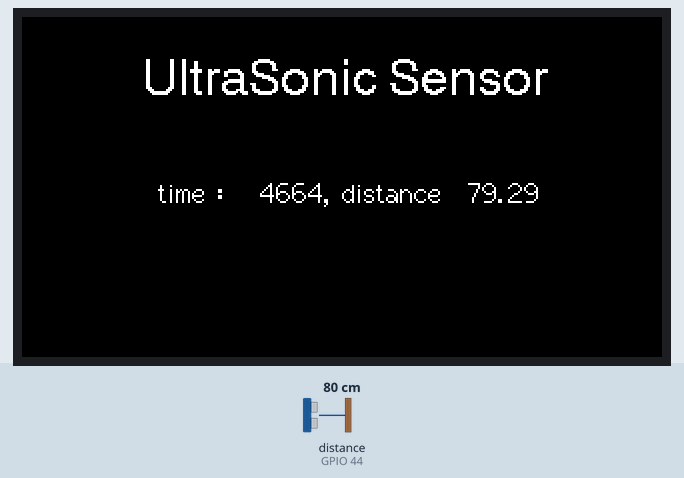
A program run on a simulated ESP32-S3. Parts: 320×170 colour display. Wiring (inferred from the names in the program): ultrasonic range finder: trigger GPIO 43; echo GPIO 44. The test bench sets the inputs (shaded band); at power-on: distance to the obstacle (sensor on GPIO 44) 80 cm. The echo pulse lasts 58.3 µs per cm; what the program prints to the serial monitor is not drawn.

Above: at 1.4 s.
1.5 s: distance to the obstacle (sensor on GPIO 44) set to 2 cm
At 2.6 s:
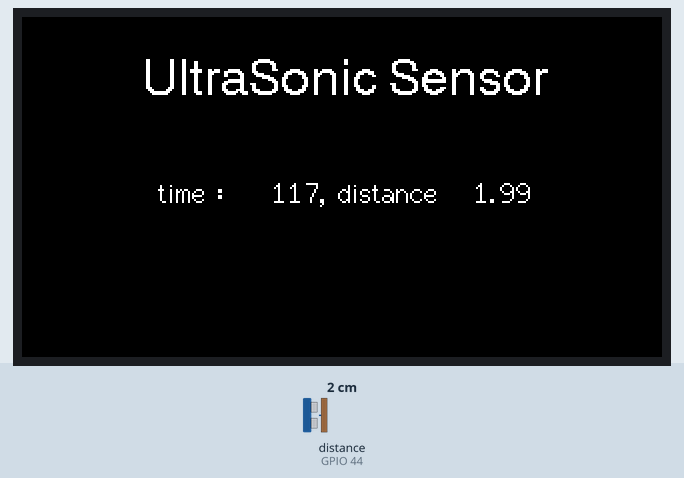
3.7 s: distance to the obstacle (sensor on GPIO 44) set to 120 cm
At 4.9 s:
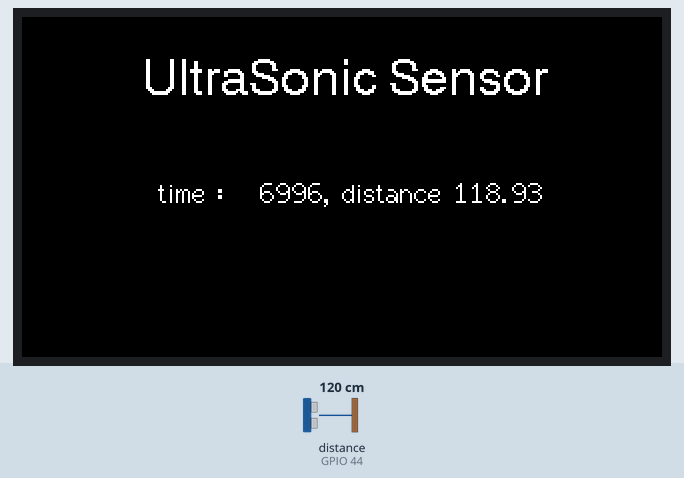
5.7 s: distance to the obstacle (sensor on GPIO 44) set to 250 cm
At 6.6 s:
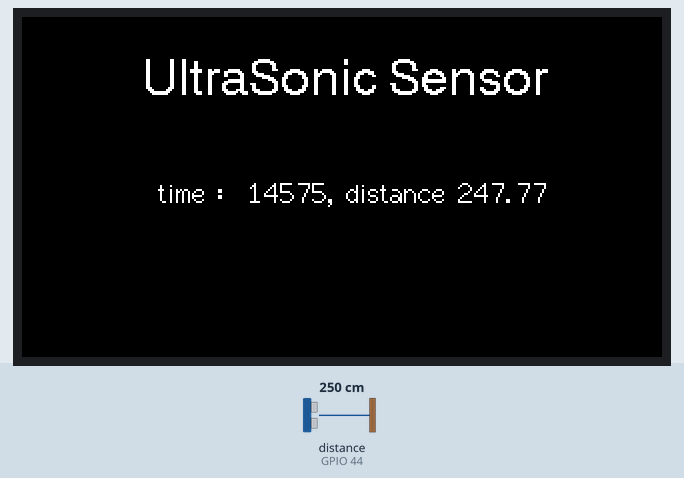
Timing chart, 0 to 8.7 s (numbered marks = the images above; inputs shaded):
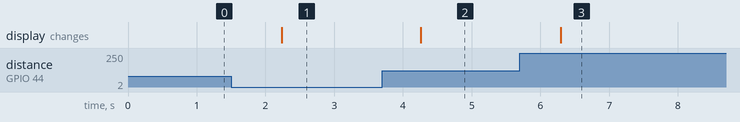

The program:

main.cpp
```cpp
#include <Arduino.h>
#include <TFT_eSPI.h>
// HC-SR04 needs 5V, so its VCC should be connected to 5V

const int   trigPin = 43;
const int   echoPin = 44;
long        duration;
float       distance;
char        buffer[30];

TFT_eSPI tft = TFT_eSPI();

void setup() {
    Serial.begin(115200);
    pinMode(trigPin, OUTPUT);
    pinMode(echoPin, INPUT);

    tft.init();
    tft.setRotation(1);
    tft.fillScreen(TFT_BLACK);
    tft.setTextColor(TFT_WHITE);
    tft.drawString("UltraSonic Sensor", 60, 20, 4);
    Serial.println();
    Serial.println("starting...");
}

void loop() {
    digitalWrite(trigPin, LOW);
    delayMicroseconds(2);
    digitalWrite(trigPin, HIGH);
    delayMicroseconds(10);
    digitalWrite(trigPin, LOW);

    duration = pulseIn(echoPin, HIGH);
    distance = duration * 0.017;            // distance = duration / 29 / 2;

    Serial.printf("Duration = %6ld, Distance = %6.2fcm\n", duration, distance);
    sprintf(buffer, "time : %6ld, distance %6.2f", duration, distance);
    tft.fillRect(65, 80, 200, 20, TFT_BLACK);
    tft.drawString(buffer, 68, 80, 2);

    delay(1000);
}
```

Measured:
- after the input at 1.5 s, the display: changes after 0.74 s (image 1)
- after the input at 3.7 s, the display: changes after 0.56 s (image 2)
- after the input at 5.7 s, the display: changes after 0.59 s (image 3)
